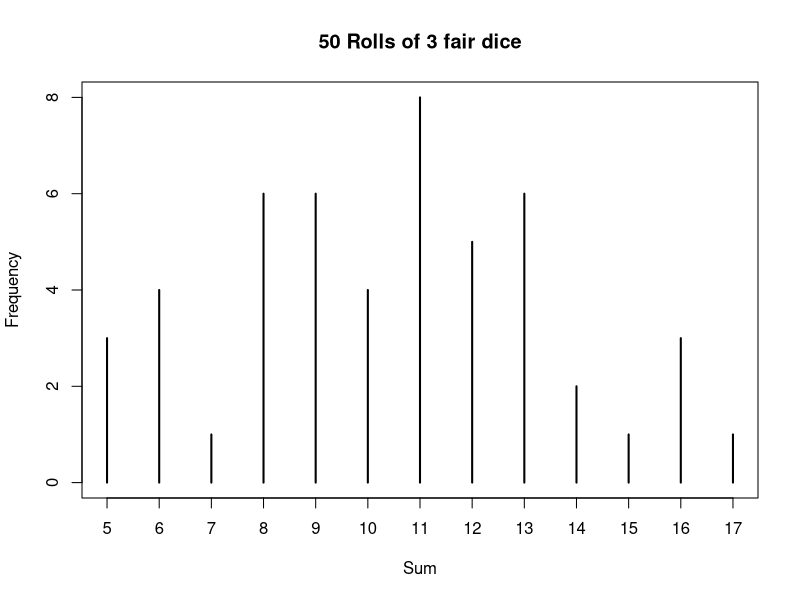

This figure's R source:
 three.dice <- function(){
 dice <- sample(1:6, size=3, replace=TRUE)
 return(sum(dice))
 }
 
 sims <- replicate(50, three.dice())
 sims

 plot(table(sims), xlab='Sum', ylab='Frequency', main='50 Rolls of 3 fair dice')
 
 tensims <- replicate(10, replicate (50, three.dice()))
 prob <- sum((14 <= tensims) & (tensims <= 16))/length(tensims)
 prob